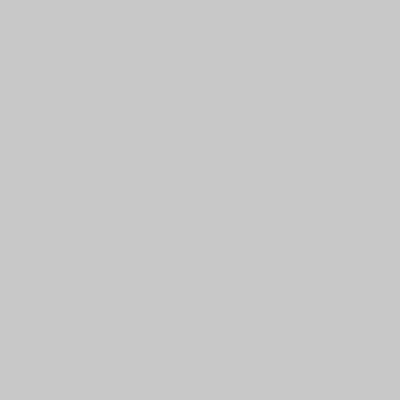
Frame 1 (no input)
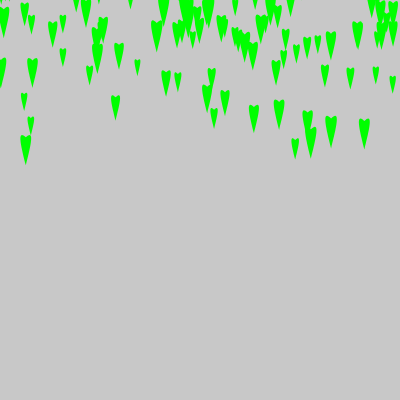
Frame 60 (no input)
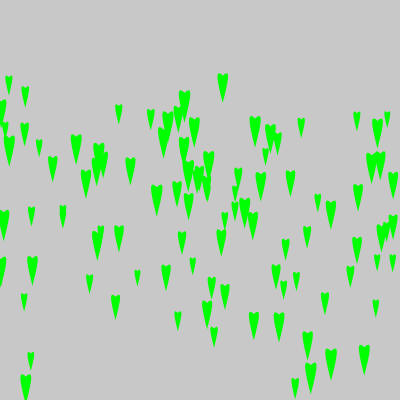
Frame 120 (the mouse pressed at the canvas centre since frame 60)

The p5.js sketch that drew these frames (run headless with seeded random() and noise() and a simulated clock; from frame 60 on, the mouse is pressed at the canvas centre):

// p5.js sketch
// ── sketch.js
let leaves = [];
let leafTypes = [];
let slider;

function setup() {
  createCanvas(400, 400);
  slider = createSlider(0, 100, 50); // Crea una barra deslizante con valores de 0 a 100
  for (let i = 0; i < 100; i++) {
    leaves.push(new Leaf());
    leafTypes.push(floor(random(3))); // Genera un tipo de hoja aleatorio (0, 1, o 2)
  }
}

function draw() {
  background(200);

  for (let i = leaves.length - 1; i >= 0; i--) {
    leaves[i].fall();
    leaves[i].display(leafTypes[i]);
    
    // Elimina las hojas cuando salen de la pantalla
    if (leaves[i].y > height) {
      leaves.splice(i, 1);
      leafTypes.splice(i, 1);
    }
  }

  // Agrega nuevas hojas según el valor de la barra deslizante
  let numNewLeaves = slider.value() - leaves.length;
  for (let i = 0; i < numNewLeaves; i++) {
    leaves.push(new Leaf());
    leafTypes.push(floor(random(3)));
  }
}

class Leaf {
  constructor() {
    this.x = random(width);
    this.y = random(-200, -100);
    this.speed = random(2, 4);
    this.size = random(10, 20);
  }

  fall() {
    this.y += this.speed;
  }

  display(type) {
    noStroke();
    fill(0, 255, 0); // Todas las hojas son verdes
    
    // Crea una forma personalizada de hoja
    beginShape();
    vertex(this.x, this.y);
    bezierVertex(this.x - this.size / 2, this.y - this.size / 2, this.x - this.size / 4, this.y + this.size / 2, this.x, this.y + this.size * 1.5);
    bezierVertex(this.x + this.size / 4, this.y + this.size / 2, this.x + this.size / 2, this.y - this.size / 2, this.x, this.y);
    endShape(CLOSE);
  }
}
